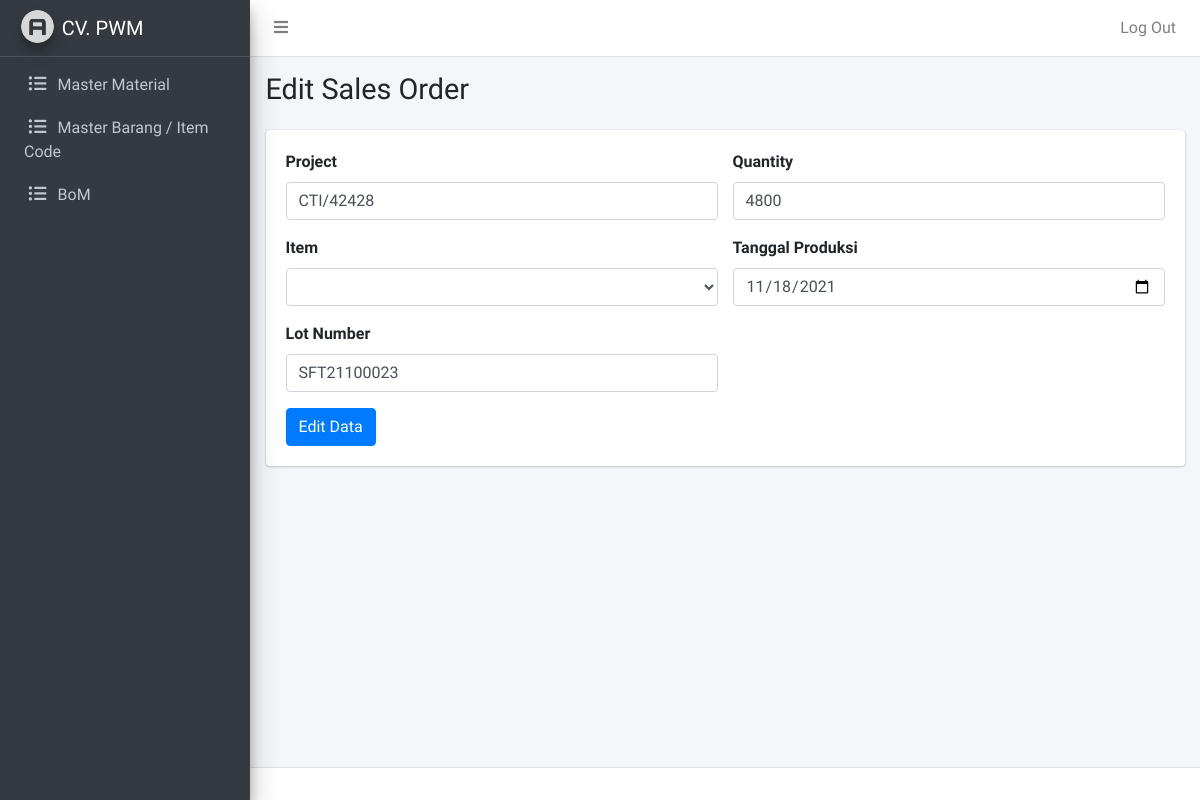
Screenshot of /admin/so-edit.php?id=1 (signed in) with the database file from the repository.
### tables this page shows
CREATE TABLE `so` (
  `so_id` int(11) NOT NULL,
  `so_item_code` varchar(255) NOT NULL,
  `so_projects` varchar(255) NOT NULL,
  `so_lot_number` varchar(255) NOT NULL,
  `so_quantity` int(11) NOT NULL,
  `so_tgl_produksi` date NOT NULL
);

### admin/so-edit.php (the view, shortened to what this page needs)
<?php
require_once "../koneksi.php";
$id = $_GET['id'];
$queryso = mysqli_query($conn, "SELECT * FROM so WHERE so_id = $id");
$data = mysqli_fetch_assoc($queryso);
?>
<?php require_once "template/header.php"; ?>
<?php require_once "template/navbar.php"; ?>
<?php require_once "template/sidebar.php"; ?>
  <div class="content-wrapper">
    <div class="content-header">
      <div class="container-fluid">
        <div class="row mb-2">
          <div class="col-sm-6">
            <h1 class="m-0">Edit Sales Order</h1>
          </div>
        </div>
      </div>
    </div>
    <div class="content">
      <div class="container-fluid">
        <div class="row">
          <div class="col">
            <div class="card">
              <div class="card-body">
                <form action="" method="post">
                  <div class="row">
                    <div class="col-md">
                      <div class="mb-3">
                        <label for="projects" class="form-label">Project</label>
                        <input name="projects" type="text" class="form-control" id="projects" value="<?= $data['so_projects']; ?>">
                      </div>
                      <div class="mb-3">
                        <label for="item" class="form-label">Item</label>
                        <select name="item" class="form-select form-control">
                        </select>
                      </div>
                      <div class="mb-3">
                        <label for="lot-number" class="form-label">Lot Number</label>
                        <input name="lot-number" type="text" class="form-control" id="lot-number" value="<?= $data['so_lot_number']; ?>">
                      </div>
                    </div>
                    <div class="col-md">
                      <div class="mb-3">
                        <label for="qty" class="form-label">Quantity</label>
                        <input name="qty" type="text" class="form-control" id="qty" value="<?= $data['so_quantity']; ?>">
                      </div>
                      <div class="mb-3">
                        <label for="tanggal" class="form-label">Tanggal Produksi</label>
                        <input name="tanggal" type="date" class="form-control" id="tanggal" value="<?= $data['so_tgl_produksi']; ?>">
                      </div>
                    </div>
                  </div>
                  <div class="row">
                    <div class="col-md-4">
                      <button class="btn btn-primary" type="submit" name="edit">Edit Data</button>
                    </div>
                  </div>
                </form>
              </div>
            </div>
          </div>
        </div>
      </div>
    </div>
  </div>
<?php require_once "template/footer.php"; ?>

### rows the page displays
so: projects "CTI/42428", lot-number "SFT21100023", qty "4800", tanggal "11/18/2021"
